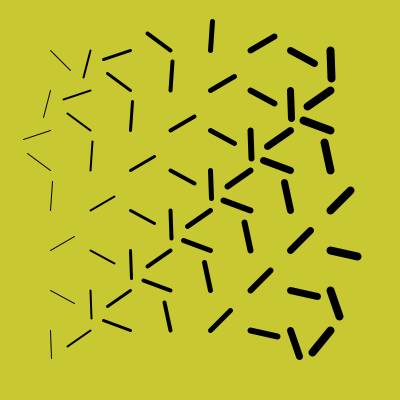
Frame 1 (no input)
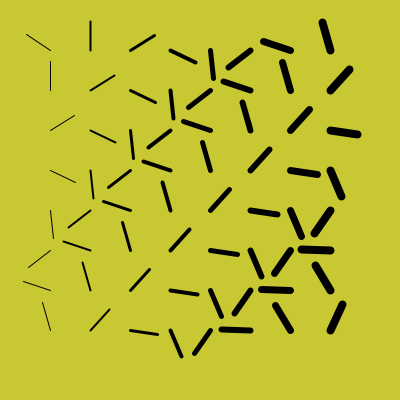
Frame 60 (the mouse pressed at the canvas centre just before this capture)
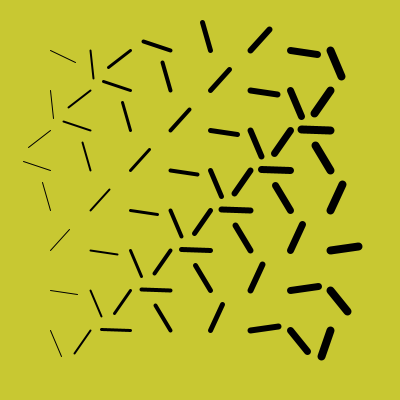
Frame 120 (the mouse held since frame 60 and released just before this capture)

The Processing sketch that drew these frames (run headless with seeded random() and noise(); from frame 60 on, the mouse is pressed at the canvas centre):

// Processing sketch: processing_101383
// ── processing_101383.pde

float rot = 0;

void setup() {
  size(400, 400);
  background(200, 200, 50);
  smooth();
  //noStroke();
}
void draw_rotating_rectangle(float x, float y, float rect_size, float r) {
  translate(x, y);
  rotate(r);
  line(0, 0, rect_size, rect_size);
  resetMatrix();
}
void draw() {
  background(200, 200, 50);
  float x = 0;
  while (x < 8) {
    strokeWeight(x+1);
    float y = 0;
    while (y < 8) { 
      // we give a unique rotation amount to each rectangle, depending
      // on which column and row the rectangle is located (x and y)
      draw_rotating_rectangle(50 + x * 40, 50 + y * 40, 20, rot + x + y);
      y = y + 1;
    }
    x = x + 1;
  }
  rot = rot + 0.05;
}
